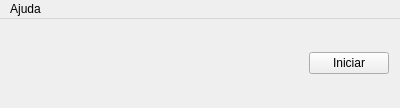
<?xml version="1.0" encoding="UTF-8"?>
<ui version="4.0">
 <class>MainWindow</class>
 <widget class="QMainWindow" name="MainWindow">
  <property name="geometry">
   <rect>
    <x>0</x>
    <y>0</y>
    <width>400</width>
    <height>108</height>
   </rect>
  </property>
  <property name="windowTitle">
   <string>MainWindow</string>
  </property>
  <widget class="QWidget" name="centralWidget">
   <layout class="QHBoxLayout" name="horizontalLayout">
    <item>
     <spacer name="horizontalSpacer">
      <property name="orientation">
       <enum>Qt::Horizontal</enum>
      </property>
      <property name="sizeHint" stdset="0">
       <size>
        <width>293</width>
        <height>20</height>
       </size>
      </property>
     </spacer>
    </item>
    <item>
     <widget class="QPushButton" name="pushButton">
      <property name="text">
       <string>Iniciar</string>
      </property>
     </widget>
    </item>
   </layout>
  </widget>
  <widget class="QMenuBar" name="menuBar">
   <property name="geometry">
    <rect>
     <x>0</x>
     <y>0</y>
     <width>400</width>
     <height>20</height>
    </rect>
   </property>
   <widget class="QMenu" name="menuAjuda">
    <property name="title">
     <string>Ajuda</string>
    </property>
    <addaction name="actionSobre"/>
   </widget>
   <addaction name="menuAjuda"/>
  </widget>
  <action name="actionSobre">
   <property name="text">
    <string>Sobre</string>
   </property>
  </action>
 </widget>
 <layoutdefault spacing="6" margin="11"/>
 <resources/>
 <connections/>
</ui>
